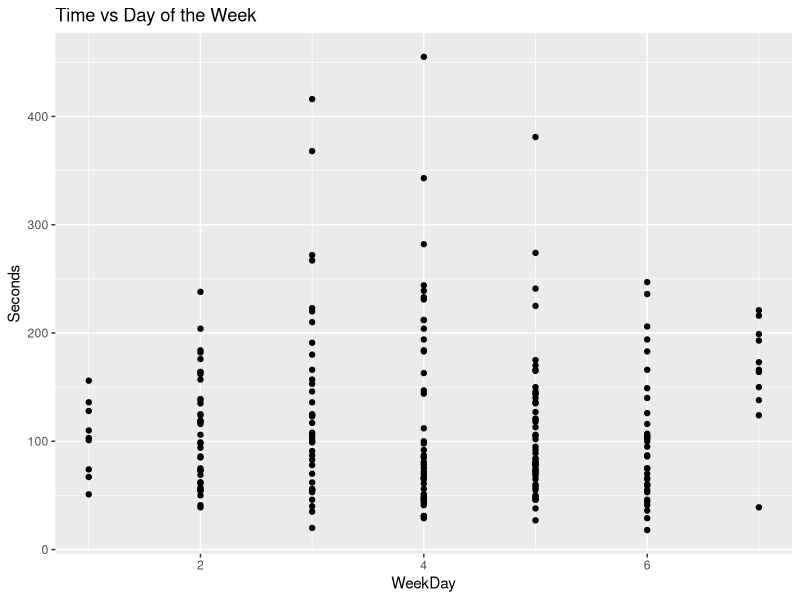
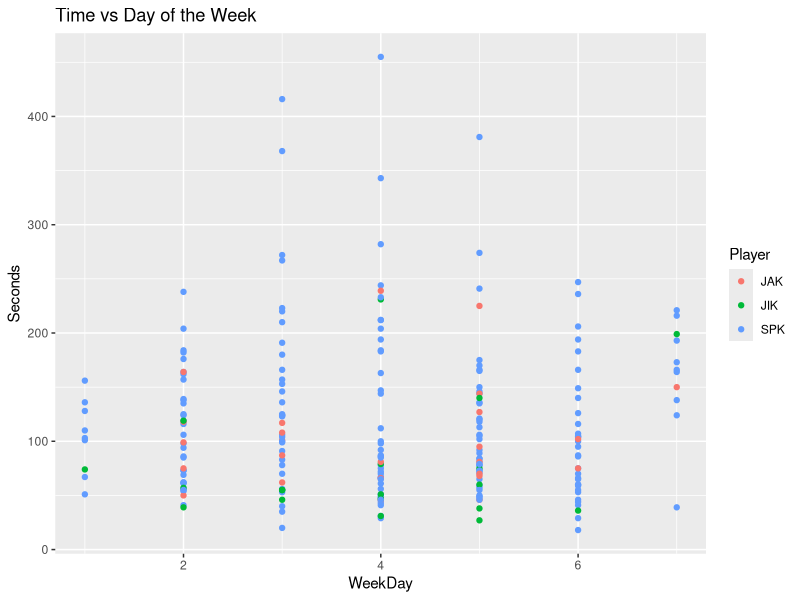
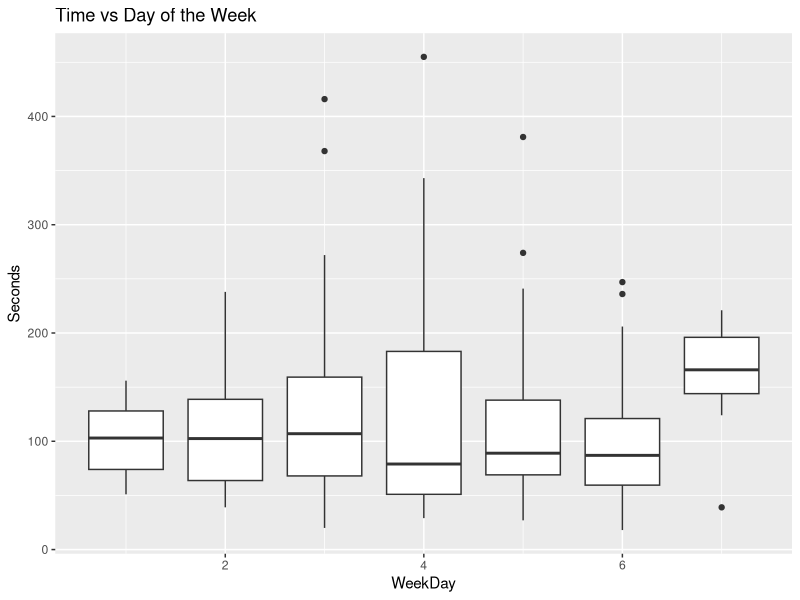

Generate these figures, in order, with R:
## ---- chunk 1
knitr::opts_chunk$set(echo = TRUE)
## ---- chunk 2
if(!requireNamespace("tidyverse", quietly=TRUE)) {
  install.packages("tidyverse")
}
library("tidyverse", quietly = TRUE, warn.conflicts = FALSE)
## ---- chunk 3
d <- read.csv("nyt.csv", stringsAsFactors=FALSE)
## ---- chunk 4
nrow(d)
d <- d %>%
  filter(Player != "SKK")
nrow(d)
## ---- chunk 5
library("lubridate", quietly= TRUE)  # for working with date-time data
d$Date <- as.Date(d$Date)
d$WeekDay <- wday(d$Date)
d$Seconds <- with(d, as.numeric(seconds(ms(Time))))
## ---- chunk 6
d %>% group_by(Player) %>%
  summarise(Mean = mean(Seconds), Median = median(Seconds), Min = min(Seconds), Max = max(Seconds), N=n())
## ---- chunk 7
d %>%
  ggplot(aes(x=WeekDay, y=Seconds)) +
    geom_point() +
    ggtitle("Time vs Day of the Week")
## ---- chunk 8
d %>%
  ggplot(aes(x=WeekDay, y=Seconds, color=Player)) +
    geom_point() +
    ggtitle("Time vs Day of the Week")
## ---- chunk 9
d %>%
  ggplot(aes(x=WeekDay, y=Seconds, group=WeekDay)) +
    geom_boxplot() +
    ggtitle("Time vs Day of the Week")
